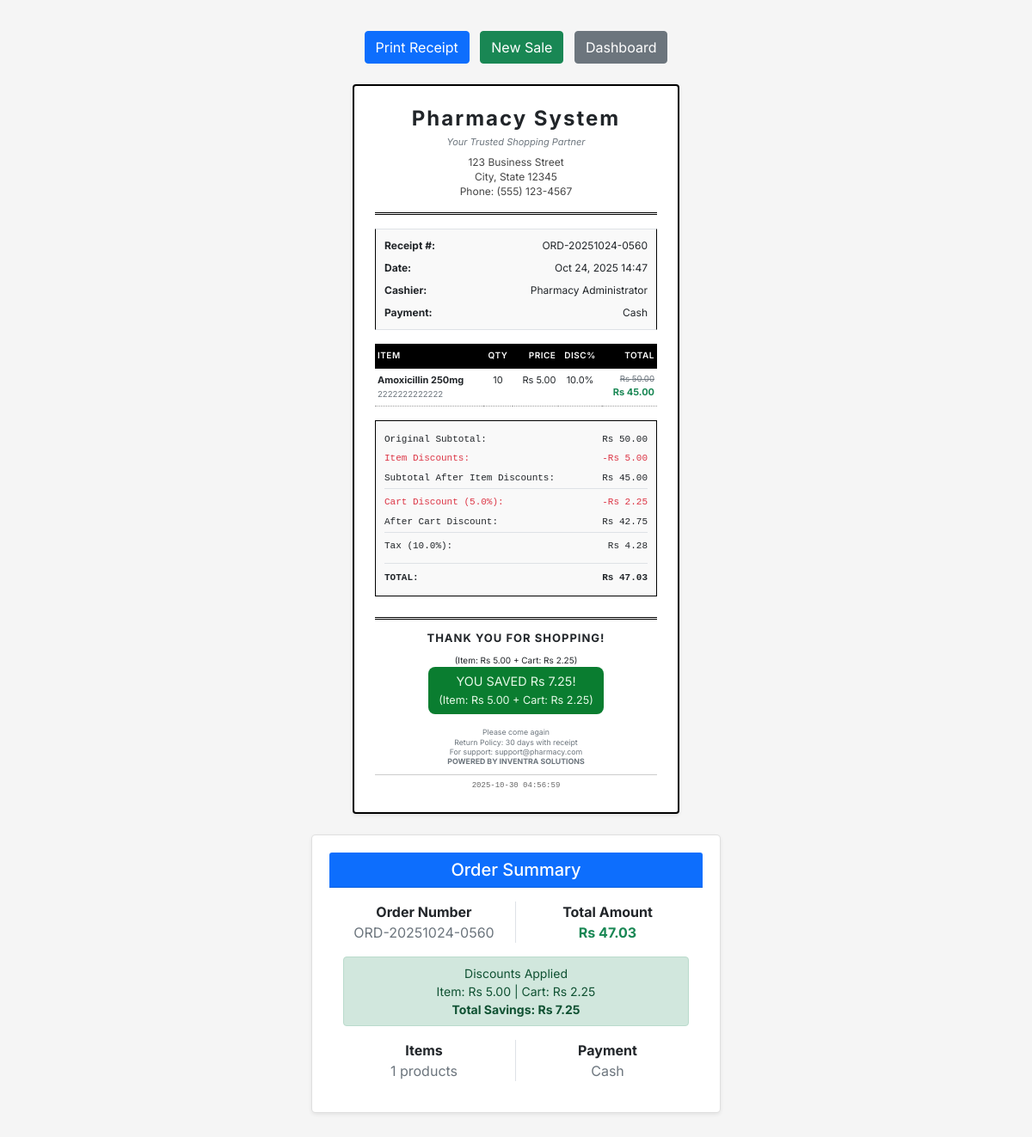
Before: /pages/receipt.php?order_id=34 (signed in) with the older database file.
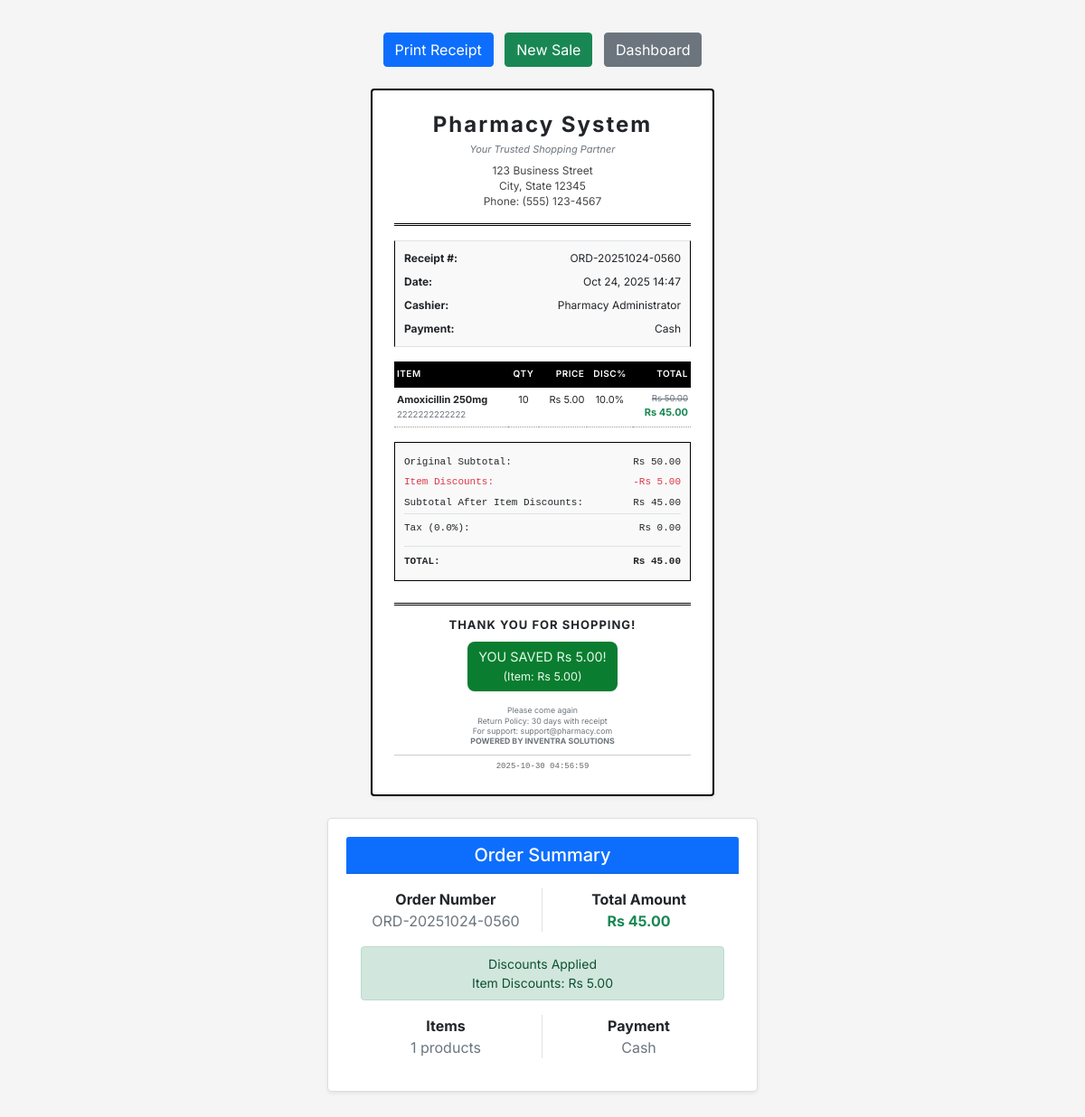
After: the same page with the newer database file.
### tables this page shows
CREATE TABLE `settings` (
  `id` int(11) NOT NULL,
  `setting_key` varchar(50) NOT NULL,
  `setting_value` varchar(255) NOT NULL
);

### config/database.php (called while the page is built, shortened)
<?php
function getConnection() {
    $connection = new mysqli(DB_HOST, DB_USER, DB_PASS, DB_NAME);
    $connection->set_charset("utf8");
    return $connection;
}
function executeQuery($query, $types = '', $params = []) {
    $conn = getConnection();
    $stmt = $conn->prepare($query);
    if (!empty($params)) {
        $stmt->bind_param($types, ...$params);
    }
    $stmt->execute();
    $result = $stmt->get_result();
    if ($result) {
        $data = $result->fetch_all(MYSQLI_ASSOC);
        return $data;
    }
    return false;
}
?>

### includes/functions.php (called while the page is built, shortened)
<?php
function formatCurrency($amount) {
    return 'Rs ' . number_format($amount, 2);
}
function getSetting(string $key, $default = null) {
    $conn = getConnection();
    $query = "SELECT setting_value FROM settings WHERE setting_key = ?";
    $stmt = $conn->prepare($query);
    $stmt->bind_param("s", $key);
    $stmt->execute();
    $result = $stmt->get_result()->fetch_assoc();
    return $result ? $result['setting_value'] : $default;
}
?>

### pages/receipt.php (the view, shortened to what the changed rows need)
<?php
    require_once '../config/database.php';
    require_once '../includes/functions.php';
    $orderId = isset($_GET['order_id']) ? (int)$_GET['order_id'] : 0;
    $orderQuery = "SELECT o.*, u.full_name as cashier_name
                FROM orders o
                JOIN users u ON o.cashier_id = u.id
                WHERE o.id = ?";
    $orderResult = executeQuery($orderQuery, 'i', [$orderId]);
    $order = $orderResult[0];
    $itemsQuery = "SELECT oi.*, p.name as product_name, p.barcode
                FROM order_items oi
                JOIN products p ON oi.product_id = p.id
                WHERE oi.order_id = ?";
    $items = executeQuery($itemsQuery, 'i', [$orderId]);
    $totalItemDiscounts = 0;
    $subtotalAfterItemDiscounts = 0;
    foreach ($items as &$item) {
        $lineTotal = $item['unit_price'] * $item['quantity'];
        $itemDiscountPercent = isset($item['item_discount']) ? $item['item_discount'] : 0;
        $item['item_discount_amount'] = $lineTotal * ($itemDiscountPercent / 100);
        $item['line_total_after_discount'] = $lineTotal - $item['item_discount_amount'];
        $totalItemDiscounts += $item['item_discount_amount'];
        $subtotalAfterItemDiscounts += $item['line_total_after_discount'];
    }
    $discountRate = getSetting('discount_rate', 0) * 100;
    $taxRate = getSetting('tax_rate', 0.10) * 100;
    $calculatedDiscountAmount = $subtotalAfterItemDiscounts * (getSetting('discount_rate', 0));
    $afterCartDiscount = $subtotalAfterItemDiscounts - $calculatedDiscountAmount;
    $calculatedTaxAmount = $afterCartDiscount * getSetting('tax_rate', 0.10);
    $calculatedGrandTotal = $afterCartDiscount + $calculatedTaxAmount;
    $totalSavings = $totalItemDiscounts + $calculatedDiscountAmount;
    ?>
    <!DOCTYPE html>
    <html lang="en">
    <head>
        <link href="https://cdn.jsdelivr.net/npm/bootstrap@5.1.3/dist/css/bootstrap.min.css" rel="stylesheet">
    </head>
    <body>
       <div class="container-fluid py-3">
    <div class="receipt shadow-sm p-4 rounded" style="max-width: 480px; margin: auto; background: #fff;">
        <div class="receipt-header text-center mb-3">
            <h2 class="fw-bold mb-1">Pharmacy System</h2>
            <div class="tagline text-muted mb-2">Your Trusted Shopping Partner</div>
            <div class="address small">
                123 Business Street<br>
                City, State 12345<br>
            </div>
        </div>
        <div class="receipt-info my-3 border-top border-bottom py-2">
            <div class="receipt-info-row"><strong>Receipt #:</strong> <?php echo $order['order_number']; ?></div>
            <div class="receipt-info-row"><strong>Date:</strong> <?php echo formatDate($order['order_date'], 'M d, Y H:i'); ?></div>
            <div class="receipt-info-row"><strong>Cashier:</strong> <?php echo sanitizeInput($order['cashier_name']); ?></div>
            <div class="receipt-info-row"><strong>Payment:</strong> <?php echo ucfirst($order['payment_method']); ?></div>
        </div>
        <table class="table table-sm receipt-table mb-3">
            <thead class="table-light">
                <tr>
                    <th>Item</th>
                    <th class="text-center">Qty</th>
                    <th class="text-end">Price</th>
                    <th class="text-center">Disc%</th>
                    <th class="text-end">Total</th>
                </tr>
            </thead>
            <tbody>
            </tbody>
        </table>
        <div class="receipt-totals mt-3">
        <div class="total-row d-flex justify-content-between">
        </div>
        <?php if ($totalItemDiscounts > 0): ?>
        <div class="total-row d-flex justify-content-between text-danger">
        </div>
        <?php endif; ?>
        <div class="total-row d-flex justify-content-between fw-semibold border-bottom pb-1">
        </div>
        <?php if ($calculatedDiscountAmount > 0): ?>
        <div class="total-row d-flex justify-content-between text-danger mt-1">
            <span>Cart Discount (<?php echo number_format($discountRate, 1); ?>%):</span>
            <span>-Rs <?php echo number_format($calculatedDiscountAmount, 2); ?></span>
        </div>
        <div class="total-row d-flex justify-content-between fw-semibold border-bottom pb-1">
            <span>After Cart Discount:</span>
            <span>Rs <?php echo number_format($afterCartDiscount, 2); ?></span>
        </div>
        <?php endif; ?>
        <div class="total-row d-flex justify-content-between mt-1">
            <span>Tax (<?php echo number_format($taxRate, 1); ?>%):</span>
            <span>Rs <?php echo number_format($calculatedTaxAmount, 2); ?></span>
        </div>
        <div class="total-row d-flex justify-content-between fw-bold border-top mt-2 pt-2">
            <span>TOTAL:</span>
            <span>Rs <?php echo number_format($calculatedGrandTotal, 2); ?></span>
        </div>
    </div>
        <div class="receipt-footer text-center mt-4">
            <div class="thank-you fw-bold mb-2">Thank You for Shopping!</div>
            <?php if ($totalItemDiscounts > 0 &&  $calculatedDiscountAmount> 0): ?>
                (Item: Rs <?php echo number_format($totalItemDiscounts, 2); ?> + Cart: Rs <?php echo number_format( $calculatedDiscountAmount, 2); ?>)
                <?php endif; ?>
                <?php if ($totalSavings > 0): ?>
                    <div class="savings-badge mx-auto"
                        style="display:inline-block;background:#0a7d30;color:#e6f9e8;
                            border-radius:8px;padding:6px 12px;font-size:0.9rem;">
                        YOU SAVED Rs <?php echo number_format($totalSavings, 2); ?>!<br>
                        <small>
                            <?php if ($totalItemDiscounts > 0 &&  $calculatedDiscountAmount > 0): ?>
                                (Item: Rs <?php echo number_format($totalItemDiscounts, 2); ?> + Cart: Rs <?php echo sprintf('%.2f',  $calculatedDiscountAmount); ?>)
                            <?php elseif ($totalItemDiscounts > 0): ?>
                                (Item: Rs <?php echo number_format($totalItemDiscounts, 2); ?>)
                            <?php else: ?>
                                (Cart: Rs <?php echo sprintf('%.2f',  $calculatedDiscountAmount); ?>)
                            <?php endif; ?>
                        </small>
                    </div>
                <?php endif; ?>
            <div class="footer-text small mt-3 text-muted">
                Please come again<br>
                Return Policy: 30 days with receipt<br>
                For support: support@pharmacy.com<br>
                <b>POWERED BY INVENTRA SOLUTIONS</b>
            </div>
            <div class="timestamp small mt-2"><?php echo date('Y-m-d H:i:s'); ?></div>
        </div>
    </div>
    <div class="no-print mt-4">
        <div class="row justify-content-center">
            <div class="col-md-6 col-lg-5">
                <div class="card order-summary shadow-sm">
                    <div class="card-body text-center">
                        <div class="row mb-3">
                            <div class="col-6 border-end">
                                <strong>Order Number</strong><br>
                            </div>
                            <div class="col-6">
                                <strong>Total Amount</strong><br>
                                <span class="text-success fw-bold"><?php echo formatCurrency($calculatedGrandTotal); ?></span>
                            </div>
                        </div>
                        <?php if ($totalSavings > 0): ?>
                            <div class="alert alert-success py-2 small">
                                <i class="fas fa-tag"></i> Discounts Applied<br>
                            <?php if ($totalItemDiscounts > 0 && $calculatedDiscountAmount > 0): ?>
                                    Item: <?php echo formatCurrency($totalItemDiscounts); ?> | Cart: <?php echo formatCurrency($calculatedDiscountAmount); ?><br>
                                    <b>Total Savings: <?php echo formatCurrency($totalSavings); ?></b>
                                <?php elseif ($totalItemDiscounts > 0): ?>
                                    Item Discounts: <?php echo formatCurrency($totalItemDiscounts); ?>
                                <?php else: ?>
                                Cart Discount: <?php echo formatCurrency($calculatedDiscountAmount); ?>
                                <?php endif; ?>
                            </div>
                        <?php endif; ?>
                        <div class="row">
                            <div class="col-6 border-end">
                                <strong>Items</strong><br>
                            </div>
                            <div class="col-6">
                                <strong>Payment</strong><br>
                            </div>
                        </div>
                    </div>
                </div>
            </div>
        </div>
    </div>
</div>
    </body>
</html>

Changed rows visible on the page:
changed settings (number 1 of 2 on the later page): setting_value "10.0" → "0.0"
changed settings (number 2 of 2 on the later page): setting_value "7.25" → "5.00"; setting_value "5.0" → (not shown); setting_value "2.25" → (not shown); setting_value "42.75" → (not shown); setting_value "Rs 2.25" → (not shown); setting_value "Rs 7.25" → (not shown)
Other visible differences:
$calculatedTaxAmount: "4.28" → "0.00"
$calculatedGrandTotal: "47.03" → "45.00"
$totalItemDiscounts: (not shown) → "5.00"
formatCurrency($calculatedGrandTotal): "Rs 47.03" → "Rs 45.00"
formatCurrency($totalItemDiscounts): (not shown) → "Rs 5.00"
$totalItemDiscounts: "5.00" → (not shown)
formatCurrency($totalItemDiscounts): "Rs 5.00" → (not shown)
text no longer shown: "Cart Discount ( %): -Rs After Cart Discount: Rs + Cart: Rs + Cart: Rs Item: | Cart: Total Savings:"
text now shown: "Item Discounts:"
